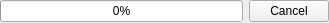
<?xml version="1.0" encoding="UTF-8"?>
<ui version="4.0">
 <class>StorageRebuildWidget</class>
 <widget class="QWidget" name="StorageRebuildWidget">
  <property name="geometry">
   <rect>
    <x>0</x>
    <y>0</y>
    <width>329</width>
    <height>23</height>
   </rect>
  </property>
  <layout class="QHBoxLayout" name="horizontalLayout">
   <property name="leftMargin">
    <number>0</number>
   </property>
   <property name="topMargin">
    <number>0</number>
   </property>
   <property name="rightMargin">
    <number>0</number>
   </property>
   <property name="bottomMargin">
    <number>0</number>
   </property>
   <item>
    <widget class="QProgressBar" name="progressBar">
     <property name="enabled">
      <bool>true</bool>
     </property>
     <property name="value">
      <number>0</number>
     </property>
    </widget>
   </item>
   <item>
    <widget class="QPushButton" name="stopButton">
     <property name="text">
      <string>Cancel</string>
     </property>
    </widget>
   </item>
  </layout>
 </widget>
 <resources/>
 <connections/>
</ui>
